Frame 1 (no input): blank canvas, image omitted
Frame 60 (the mouse pressed at the canvas centre just before this capture): blank canvas, image omitted
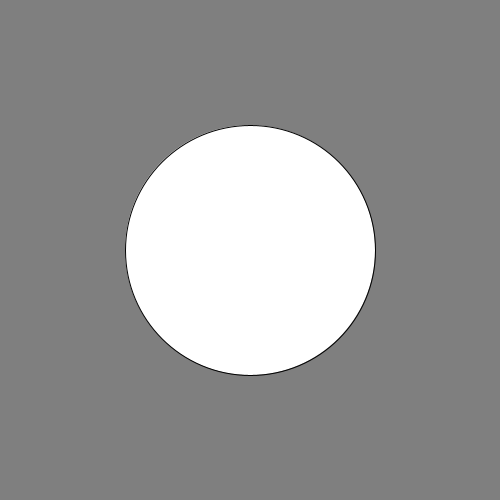
Frame 120 (the mouse held since frame 60 and released just before this capture)

The Processing sketch whose frames 1 and 60 were blank and that drew this single picture after the mouse press (run headless with seeded random() and noise(); from frame 60 on, the mouse is pressed at the canvas centre):

// Processing sketch: ejercicio_2
// ── ejercicio_2.pde
/*
practica 2 ejercicio 2
*/

void setup(){
  size(500,500);
  
}

void draw(){
  background(127);
  ellipse(250, 250, mouseX, mouseY);
}
